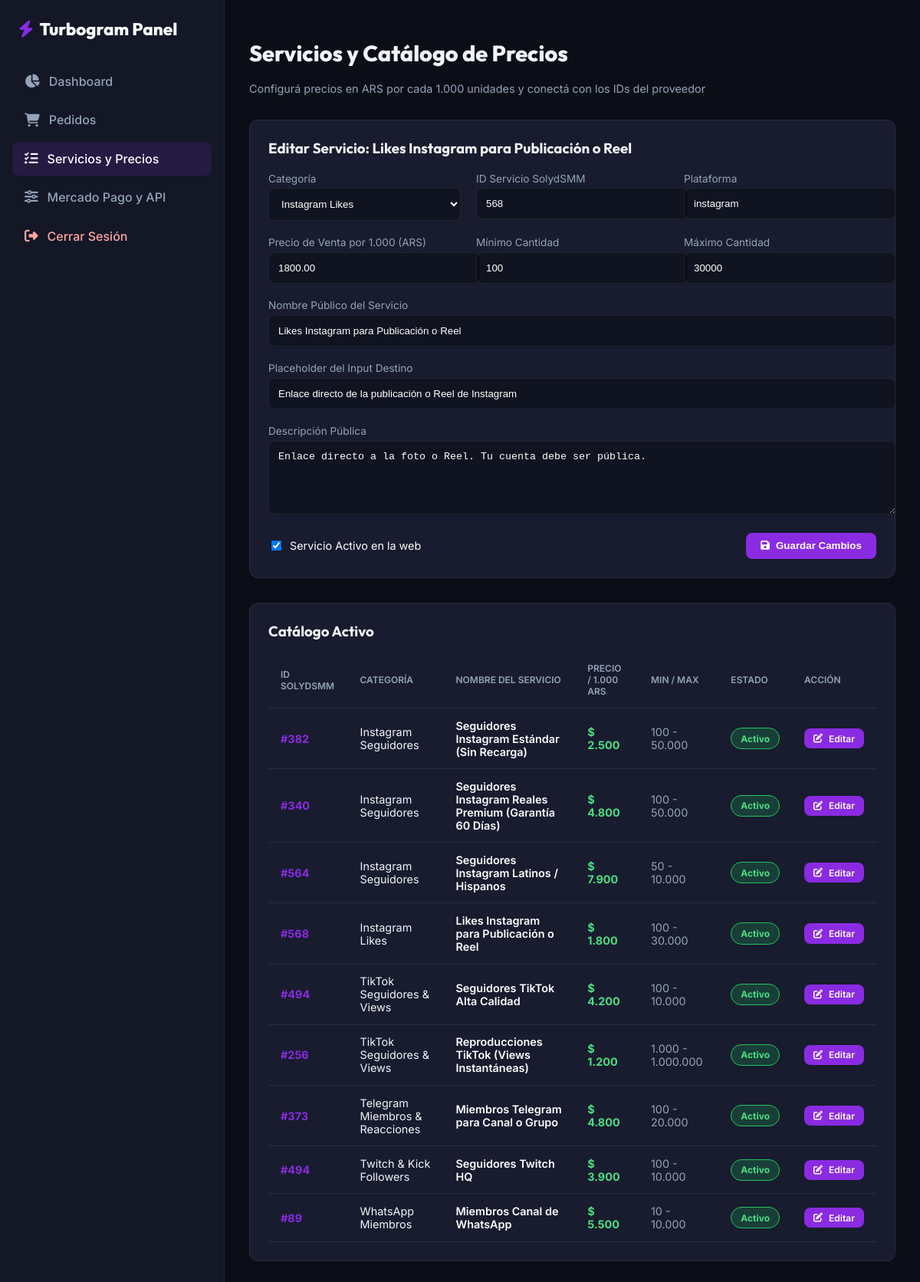
Screenshot of /admin/services.php?edit=2 (signed in) with the database file from the repository.
### tables this page shows
CREATE TABLE IF NOT EXISTS `services` (
  `id` INT AUTO_INCREMENT PRIMARY KEY,
  `category_id` INT NOT NULL,
  `provider_service_id` INT NOT NULL,
  `name` VARCHAR(255) NOT NULL,
  `platform` VARCHAR(50) NOT NULL,
  `service_type` VARCHAR(50) NOT NULL DEFAULT 'followers',
  `price_per_1000` DECIMAL(12,2) NOT NULL,
  `min_quantity` INT NOT NULL DEFAULT 100,
  `max_quantity` INT NOT NULL DEFAULT 50000,
  `input_placeholder` VARCHAR(255) DEFAULT 'https://instagram.com/tu_usuario o @usuario',
  `description` TEXT NULL,
  `status` TINYINT(1) DEFAULT 1,
  `sort_order` INT DEFAULT 0,
  FOREIGN KEY (`category_id`) REFERENCES `categories`(`id`) ON DELETE CASCADE
);

CREATE TABLE IF NOT EXISTS `categories` (
  `id` INT AUTO_INCREMENT PRIMARY KEY,
  `name` VARCHAR(100) NOT NULL,
  `icon` VARCHAR(50) NOT NULL DEFAULT 'fa-rocket',
  `platform` VARCHAR(50) NOT NULL,
  `sort_order` INT DEFAULT 0,
  `status` TINYINT(1) DEFAULT 1
);

### config/security.php (called while the page is built, shortened)
<?php
function format_price(float|int $amount, bool $include_symbol = true): string {
    $formatted = number_format(round($amount), 0, ',', '.');
    return $include_symbol ? '$ ' . $formatted : $formatted;
}

### admin/services.php (the view, shortened to what this page needs)
<?php
require_once __DIR__ . '/../config/security.php';
$pdo = Database::getConnection();
$stmtCats = $pdo->query("SELECT * FROM categories ORDER BY sort_order ASC");
$categories = $stmtCats->fetchAll();
$stmtServices = $pdo->query("
    SELECT s.*, c.name as category_name
    FROM services s
    JOIN categories c ON s.category_id = c.id
    ORDER BY c.sort_order ASC, s.sort_order ASC
");
$services = $stmtServices->fetchAll();
$editService = null;
if (isset($_GET['edit'])) {
    $edit_id = (int)$_GET['edit'];
    $stmtE = $pdo->prepare("SELECT * FROM services WHERE id = ?");
    $stmtE->execute([$edit_id]);
    $editService = $stmtE->fetch();
}
?>
<!DOCTYPE html>
<html lang="es-AR">
<head>
    <link rel="stylesheet" href="https://cdnjs.cloudflare.com/ajax/libs/font-awesome/6.5.1/css/all.min.css">
    <link rel="stylesheet" href="../assets/css/admin.css">
</head>
<body class="admin-body">
<div class="admin-layout">
    <aside class="admin-sidebar">
        <div class="admin-brand">
            <i class="fa-solid fa-bolt" style="color: var(--admin-accent);"></i> Turbogram Panel
        </div>
        <ul class="admin-menu">
            <li><a href="index.php"><i class="fa-solid fa-chart-pie"></i> Dashboard</a></li>
            <li><a href="orders.php"><i class="fa-solid fa-cart-shopping"></i> Pedidos</a></li>
            <li><a href="services.php" class="active"><i class="fa-solid fa-list-check"></i> Servicios y Precios</a></li>
            <li><a href="settings.php"><i class="fa-solid fa-sliders"></i> Mercado Pago y API</a></li>
            <li style="margin-top: auto;"><a href="logout.php" style="color: #fca5a5;"><i class="fa-solid fa-right-from-bracket"></i> Cerrar Sesión</a></li>
        </ul>
    </aside>
    <main class="admin-main">
        <div class="admin-header">
            <div>
                <h1 class="admin-title">Servicios y Catálogo de Precios</h1>
                <p style="color: var(--admin-muted); font-size: 0.9rem; margin: 0;">Configurá precios en ARS por cada 1.000 unidades y conectá con los IDs del proveedor</p>
            </div>
        </div>
        <div class="table-card" style="margin-bottom: 2rem;">
            <h3 style="font-family: 'Outfit', sans-serif; margin-top: 0; margin-bottom: 1.25rem;">
                <?= $editService ? 'Editar Servicio: ' . htmlspecialchars($editService['name']) : 'Agregar Nuevo Servicio' ?>
            </h3>
            <form action="services.php" method="POST">
                <div style="display: grid; grid-template-columns: repeat(auto-fit, minmax(220px, 1fr)); gap: 1.25rem; margin-bottom: 1.25rem;">
                    <div>
                        <label style="display: block; font-size: 0.85rem; color: var(--admin-muted); margin-bottom: 0.3rem;">Categoría</label>
                        <select name="category_id" style="width: 100%; background: rgba(0,0,0,0.3); border: 1px solid var(--admin-border); border-radius: 8px; padding: 0.75rem; color: #fff;" required>
                            <?php foreach ($categories as $cat): ?>
                                <option value="<?= $cat['id'] ?>" <?= ($editService['category_id'] ?? '') == $cat['id'] ? 'selected' : '' ?>>
                                    <?= htmlspecialchars($cat['name']) ?>
                                </option>
                            <?php endforeach; ?>
                        </select>
                    </div>
                    <div>
                        <label style="display: block; font-size: 0.85rem; color: var(--admin-muted); margin-bottom: 0.3rem;">ID Servicio SolydSMM</label>
                        <input type="number" name="provider_service_id" style="width: 100%; background: rgba(0,0,0,0.3); border: 1px solid var(--admin-border); border-radius: 8px; padding: 0.75rem; color: #fff;" value="<?= $editService['provider_service_id'] ?? '' ?>" placeholder="Ej: 494" required>
                    </div>
                    <div>
                        <label style="display: block; font-size: 0.85rem; color: var(--admin-muted); margin-bottom: 0.3rem;">Plataforma</label>
                        <input type="text" name="platform" style="width: 100%; background: rgba(0,0,0,0.3); border: 1px solid var(--admin-border); border-radius: 8px; padding: 0.75rem; color: #fff;" value="<?= $editService['platform'] ?? 'instagram' ?>" placeholder="instagram, tiktok, etc." required>
                    </div>
                    <div>
                        <label style="display: block; font-size: 0.85rem; color: var(--admin-muted); margin-bottom: 0.3rem;">Precio de Venta por 1.000 (ARS)</label>
                        <input type="number" step="10" name="price_per_1000" style="width: 100%; background: rgba(0,0,0,0.3); border: 1px solid var(--admin-border); border-radius: 8px; padding: 0.75rem; color: #fff;" value="<?= $editService['price_per_1000'] ?? '3500' ?>" placeholder="Ej: 3500" required>
                    </div>
                    <div>
                        <label style="display: block; font-size: 0.85rem; color: var(--admin-muted); margin-bottom: 0.3rem;">Mínimo Cantidad</label>
                        <input type="number" name="min_quantity" style="width: 100%; background: rgba(0,0,0,0.3); border: 1px solid var(--admin-border); border-radius: 8px; padding: 0.75rem; color: #fff;" value="<?= $editService['min_quantity'] ?? '100' ?>" required>
                    </div>
                    <div>
                        <label style="display: block; font-size: 0.85rem; color: var(--admin-muted); margin-bottom: 0.3rem;">Máximo Cantidad</label>
                        <input type="number" name="max_quantity" style="width: 100%; background: rgba(0,0,0,0.3); border: 1px solid var(--admin-border); border-radius: 8px; padding: 0.75rem; color: #fff;" value="<?= $editService['max_quantity'] ?? '50000' ?>" required>
                    </div>
                </div>
                <div style="margin-bottom: 1.25rem;">
                    <label style="display: block; font-size: 0.85rem; color: var(--admin-muted); margin-bottom: 0.3rem;">Nombre Público del Servicio</label>
                    <input type="text" name="name" style="width: 100%; background: rgba(0,0,0,0.3); border: 1px solid var(--admin-border); border-radius: 8px; padding: 0.75rem; color: #fff;" value="<?= htmlspecialchars($editService['name'] ?? '') ?>" placeholder="Ej: Seguidores Instagram HQ Rápido" required>
                </div>
                <div style="margin-bottom: 1.25rem;">
                    <label style="display: block; font-size: 0.85rem; color: var(--admin-muted); margin-bottom: 0.3rem;">Placeholder del Input Destino</label>
                    <input type="text" name="input_placeholder" style="width: 100%; background: rgba(0,0,0,0.3); border: 1px solid var(--admin-border); border-radius: 8px; padding: 0.75rem; color: #fff;" value="<?= htmlspecialchars($editService['input_placeholder'] ?? '') ?>" placeholder="Ej: https://instagram.com/tu_usuario o @usuario">
                </div>
                <div style="margin-bottom: 1.25rem;">
                    <label style="display: block; font-size: 0.85rem; color: var(--admin-muted); margin-bottom: 0.3rem;">Descripción Pública</label>
                    <textarea name="description" style="width: 100%; background: rgba(0,0,0,0.3); border: 1px solid var(--admin-border); border-radius: 8px; padding: 0.75rem; color: #fff; height: 70px;"><?= htmlspecialchars($editService['description'] ?? '') ?></textarea>
                </div>
                <div style="display: flex; justify-content: space-between; align-items: center;">
                    <label style="color: #fff; font-size: 0.9rem; display: flex; align-items: center; gap: 0.5rem; cursor: pointer;">
                        <input type="checkbox" name="status" value="1" <?= ($editService['status'] ?? 1) == 1 ? 'checked' : '' ?>>
                        <span>Servicio Activo en la web</span>
                    </label>
                    <button type="submit" class="btn-admin">
                        <i class="fa-solid fa-floppy-disk"></i> <?= $editService ? 'Guardar Cambios' : 'Crear Servicio' ?>
                    </button>
                </div>
            </form>
        </div>
        <div class="table-card">
            <h3 style="font-family: 'Outfit', sans-serif; margin-top: 0; margin-bottom: 1rem;">Catálogo Activo</h3>
            <table class="admin-table">
                <thead>
                    <tr>
                        <th>ID SolydSMM</th>
                        <th>Categoría</th>
                        <th>Nombre del Servicio</th>
                        <th>Precio / 1.000 ARS</th>
                        <th>Min / Max</th>
                        <th>Estado</th>
                        <th>Acción</th>
                    </tr>
                </thead>
                <tbody>
                    <?php foreach ($services as $s): ?>
                        <tr>
                            <td><strong style="color: var(--admin-accent);">#<?= $s['provider_service_id'] ?></strong></td>
                            <td><?= htmlspecialchars($s['category_name']) ?></td>
                            <td style="color: #fff; font-weight: 600;"><?= htmlspecialchars($s['name']) ?></td>
                            <td style="color: #4ade80; font-weight: 700;"><?= format_price($s['price_per_1000']) ?></td>
                            <td style="color: var(--admin-muted);"><?= number_format($s['min_quantity'], 0, ',', '.') ?> - <?= number_format($s['max_quantity'], 0, ',', '.') ?></td>
                            <td>
                                <?php if ($s['status'] == 1): ?>
                                    <span class="badge badge-success">Activo</span>
                                <?php else: ?>
                                    <span class="badge badge-danger">Inactivo</span>
                                <?php endif; ?>
                            </td>
                            <td>
                                <a href="services.php?edit=<?= $s['id'] ?>" class="btn-admin" style="padding: 0.35rem 0.75rem; font-size: 0.75rem;">
                                    <i class="fa-solid fa-pen-to-square"></i> Editar
                                </a>
                            </td>
                        </tr>
                    <?php endforeach; ?>
                </tbody>
            </table>
        </div>
    </main>
</div>
</body>
</html>

### assets/css/admin.css (style rules this page uses)
:root { --admin-bg: #0c0e17; --admin-sidebar: #131726; --admin-card: #181c2e; --admin-border: rgba(255, 255, 255, 0.07); --admin-accent: #8a2be2; --admin-text: #f1f5f9; --admin-muted: #94a3b8; }
body.admin-body { background-color: var(--admin-bg); color: var(--admin-text); font-family: 'Inter', sans-serif; margin: 0; padding: 0; }
.admin-layout { display: flex; min-height: 100vh; }
.admin-sidebar { width: 260px; background: var(--admin-sidebar); border-right: 1px solid var(--admin-border); padding: 1.5rem 1rem; display: flex; flex-direction: column; }
.admin-brand { font-family: 'Outfit', sans-serif; font-size: 1.4rem; font-weight: 800; color: #fff; margin-bottom: 2rem; display: flex; align-items: center; gap: 0.5rem; padding: 0 0.5rem; }
.admin-menu { list-style: none; padding: 0; margin: 0; display: flex; flex-direction: column; gap: 0.4rem; }
.admin-menu a { display: flex; align-items: center; gap: 0.75rem; padding: 0.75rem 1rem; color: var(--admin-muted); border-radius: 8px; font-weight: 500; text-decoration: none; transition: all 0.2s ease; }
.admin-menu a:hover, .admin-menu a.active { background: rgba(138, 43, 226, 0.15); color: #fff; }
.admin-menu a i { font-size: 1.1rem; }
.admin-main { flex: 1; padding: 2rem; overflow-y: auto; }
.admin-header { display: flex; justify-content: space-between; align-items: center; margin-bottom: 2rem; }
.admin-title { font-family: 'Outfit', sans-serif; font-size: 1.8rem; font-weight: 800; }
.table-card { background: var(--admin-card); border: 1px solid var(--admin-border); border-radius: 12px; padding: 1.5rem; margin-bottom: 2rem; }
.admin-table { width: 100%; border-collapse: collapse; margin-top: 1rem; }
.admin-table th, .admin-table td { padding: 0.85rem 1rem; text-align: left; border-bottom: 1px solid var(--admin-border); font-size: 0.9rem; }
.admin-table th { color: var(--admin-muted); font-weight: 600; text-transform: uppercase; font-size: 0.75rem; }
.badge { padding: 0.35rem 0.75rem; border-radius: 20px; font-weight: 700; font-size: 0.75rem; display: inline-block; }
.badge-success { background: rgba(34, 197, 94, 0.2); color: #4ade80; border: 1px solid #22c55e; }
.btn-admin { background: var(--admin-accent); color: #fff; border: none; padding: 0.6rem 1.2rem; border-radius: 8px; font-weight: 600; cursor: pointer; text-decoration: none; display: inline-flex; align-items: center; gap: 0.5rem; }

### rows the page displays
services: name "Likes Instagram para Publicación o Reel", category_id "Instagram Likes", provider_service_id "568", platform "instagram", price_per_1000 "1800.00", min_quantity "100", max_quantity "30000", input_placeholder "Enlace directo de la publicación o Reel de Instagram", description "Enlace directo a la foto o Reel. Tu cuenta debe ser pública.", status "☑", provider_service "568", category.name "Instagram Likes", price_per_1000 "$ 1.800", max_quantity "30.000", shows "Activo"
services: provider_service "382", category.name "Instagram Seguidores", name "Seguidores Instagram Estándar (Sin Recarga)", price_per_1000 "$ 2.500", min_quantity "100", max_quantity "50.000", status "Activo"
services: provider_service "340", category.name "Instagram Seguidores", name "Seguidores Instagram Reales Premium (Garantía 60 Días)", price_per_1000 "$ 4.800", min_quantity "100", max_quantity "50.000", status "Activo"
services: provider_service "564", category.name "Instagram Seguidores", name "Seguidores Instagram Latinos / Hispanos", price_per_1000 "$ 7.900", min_quantity "50", max_quantity "10.000", status "Activo"
services: provider_service "494", category.name "TikTok Seguidores & Views", name "Seguidores TikTok Alta Calidad", price_per_1000 "$ 4.200", min_quantity "100", max_quantity "10.000", status "Activo"
services: provider_service "256", category.name "TikTok Seguidores & Views", name "Reproducciones TikTok (Views Instantáneas)", price_per_1000 "$ 1.200", min_quantity "1.000", max_quantity "1.000.000", status "Activo"
services: provider_service "373", category.name "Telegram Miembros & Reacciones", name "Miembros Telegram para Canal o Grupo", price_per_1000 "$ 4.800", min_quantity "100", max_quantity "20.000", status "Activo"
services: provider_service "494", category.name "Twitch & Kick Followers", name "Seguidores Twitch HQ", price_per_1000 "$ 3.900", min_quantity "100", max_quantity "10.000", status "Activo"
services: provider_service "89", category.name "WhatsApp Miembros", name "Miembros Canal de WhatsApp", price_per_1000 "$ 5.500", min_quantity "10", max_quantity "10.000", status "Activo"
